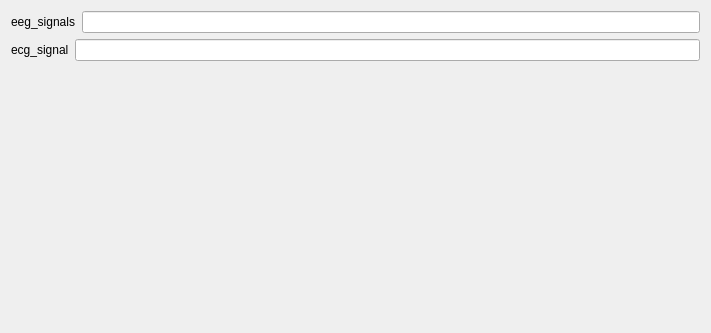
<?xml version="1.0" encoding="UTF-8"?>
<ui version="4.0">
 <class>EcgOnEegFilterSettingsView</class>
 <widget class="QWidget" name="EcgOnEegFilterSettingsView">
  <property name="styleSheet">
   <string notr="true">font: 12pt &quot;Roboto&quot;;</string>
  </property>
  <property name="geometry">
   <rect>
    <x>0</x>
    <y>0</y>
    <width>711</width>
    <height>333</height>
   </rect>
  </property>
  <property name="windowTitle">
   <string>Form</string>
  </property>
  <layout class="QVBoxLayout" name="verticalLayout">
   <item>
    <layout class="QHBoxLayout" name="eeg_signals_horizontalLayout">
     <item>
      <widget class="QLabel" name="eeg_signals_label">
       <property name="text">
        <string>eeg_signals</string>
       </property>
      </widget>
     </item>
     <item>
      <widget class="QLineEdit" name="eeg_signals_lineedit"/>
     </item>
    </layout>
   </item><item>
    <layout class="QHBoxLayout" name="ecg_signal_horizontalLayout">
     <item>
      <widget class="QLabel" name="ecg_signal_label">
       <property name="text">
        <string>ecg_signal</string>
       </property>
      </widget>
     </item>
     <item>
      <widget class="QLineEdit" name="ecg_signal_lineedit"/>
     </item>
    </layout>
   </item>
   <item>
    <spacer name="verticalSpacer">
     <property name="orientation">
      <enum>Qt::Vertical</enum>
     </property>
     <property name="sizeHint" stdset="0">
      <size>
       <width>20</width>
       <height>40</height>
      </size>
     </property>
    </spacer>
   </item>
  </layout>
 </widget>
 <resources>
  <include location="../../../../snooz-toolbox/src/main/python/ui/themes/themes.qrc"/>
 </resources>
 <connections/>
 </ui>
